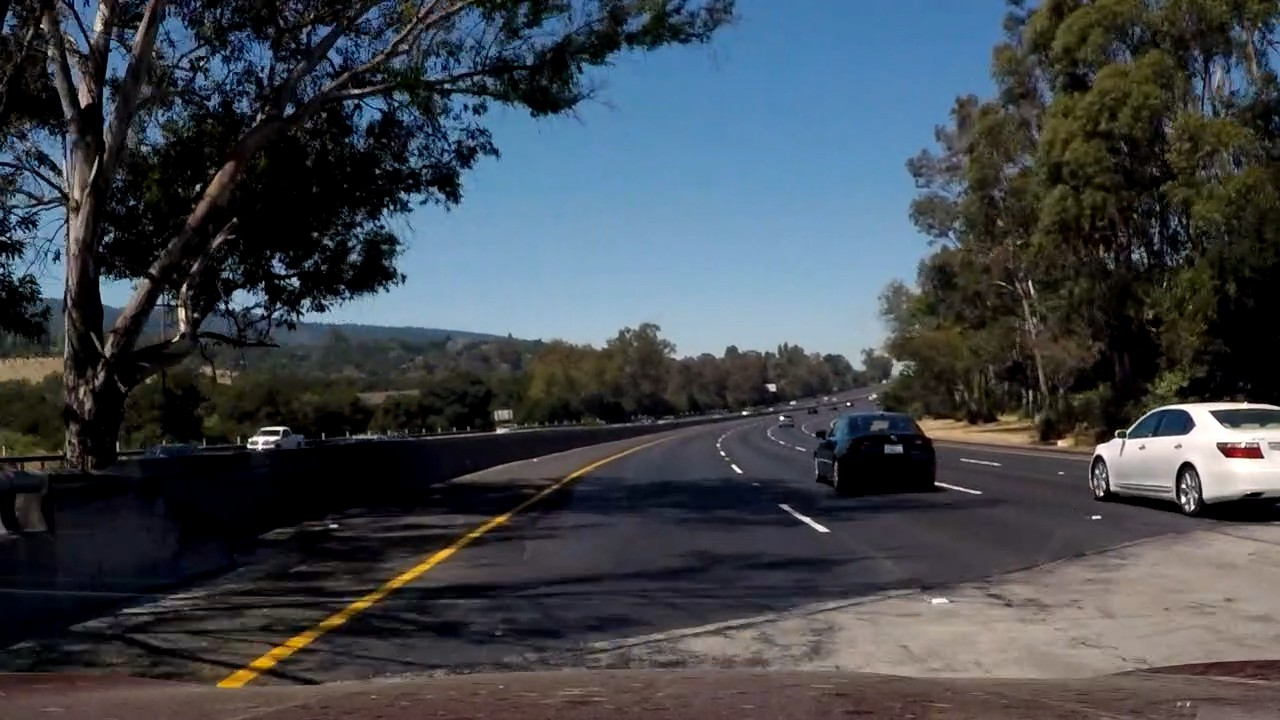
#> input picture test_images/screenshot.jpg, 1280 x 720 px; its folder holds 3 pictures in this run
$ python threshold_binary.py   (older library calls are emulated)
#> lines starting #> are read from the running program, lines starting #| are printed output that depends on the picture; after the words box and inside, x2 and y2 are one past the last pixel; in counts of white or black regions, pixels touching at a corner belong together
### camera_calibrate.py
import numpy as np
import cv2
import glob
import matplotlib.pyplot as plt
import pickle
from helper import showImages, showSidebySide

objpoints = []
imgpoints = []
outimages = []
originalImages = []


# [18 lines left out: function findCorner, not called in this run]

def undistortImages(image, mtx, dist):
    undist = cv2.undistort(image, mtx, dist, None, mtx)
    return undist

# Load calibration images.
# [27 lines that do not run on import are left out]

### threshold_binary.py
import numpy as np
import cv2
import glob
import matplotlib.pyplot as plt
import pickle
from helper import showImages, showSidebySide
from camera_calibrate import undistortImages


# Define a function that thresholds the S-channel of HLS
# Use exclusive lower bound (>) and inclusive upper (<=)
# [77 lines left out: functions sThresh, absSobelThresh, magThresh, dirThresh, combineGradients, combineGradientsOnS, not called in this run]

# function to get yellow line an white line in HSV colorspace
def yellowOnHsv(hsv, thresh_low=np.array([0,80,200]), thresh_high = np.array([40,255,255])):
    binary = np.zeros_like(hsv)
    binary = cv2.inRange(hsv, thresh_low, thresh_high)
    return binary

# function to get yellow line an white line in HSV colorspace
# [71 lines left out: functions whiteOnHsv, combineyellowwhiteOnHsv, combineGradientsAndColor, yellowOnLabAndRgb, whiteOnLuv, combineYellowWhiteOnLabLuv and 1 more, not called in this run]

if __name__ == '__main__':
    # Define show image row and columns
    imageRow = 4
    imageCol = 3
    cameraCalibration = pickle.load( open('./pickled_data/camera_calibration.p', 'rb' ) )
#> (reads pickled_data/camera_calibration.p from the repository)
    mtx, dist = map(cameraCalibration.get, ('mtx', 'dist'))
    # Load test images.
    testImages = list(map(lambda imageFileName: cv2.imread(imageFileName),
                          glob.glob('./test_images/*.jpg')))
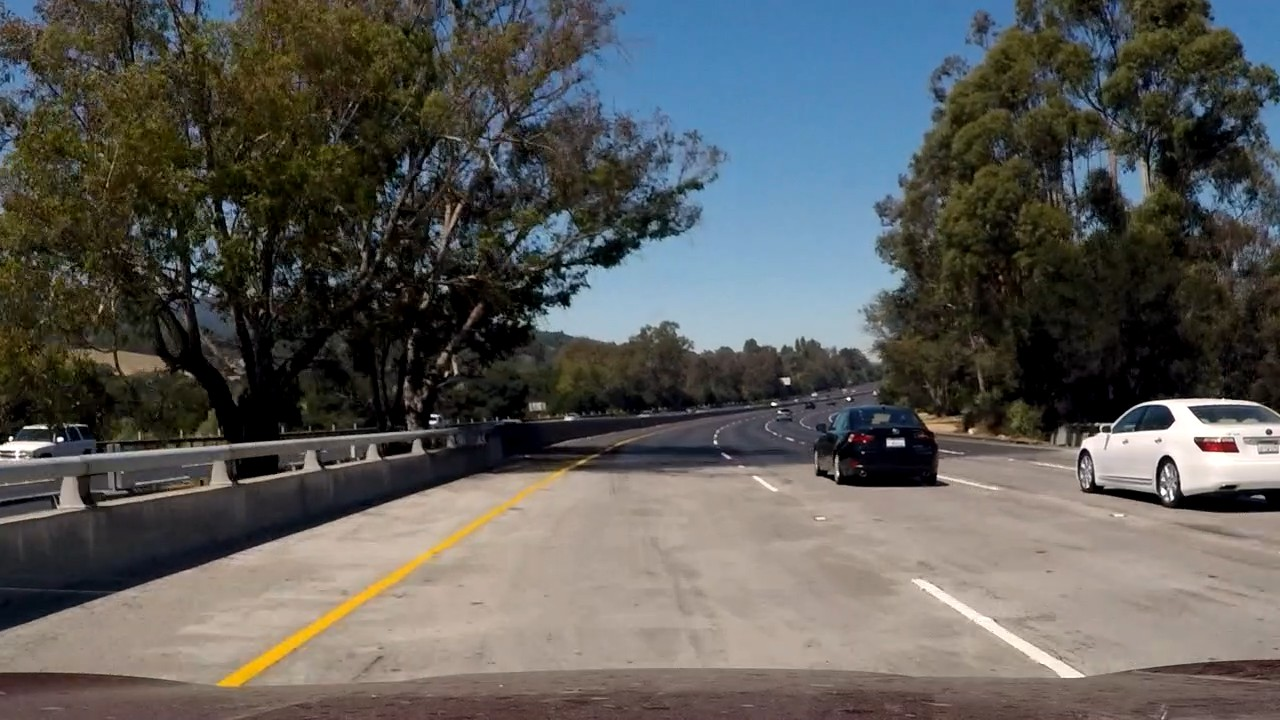
#> input picture test_images/screenshot3.jpg, 1280 x 720 px
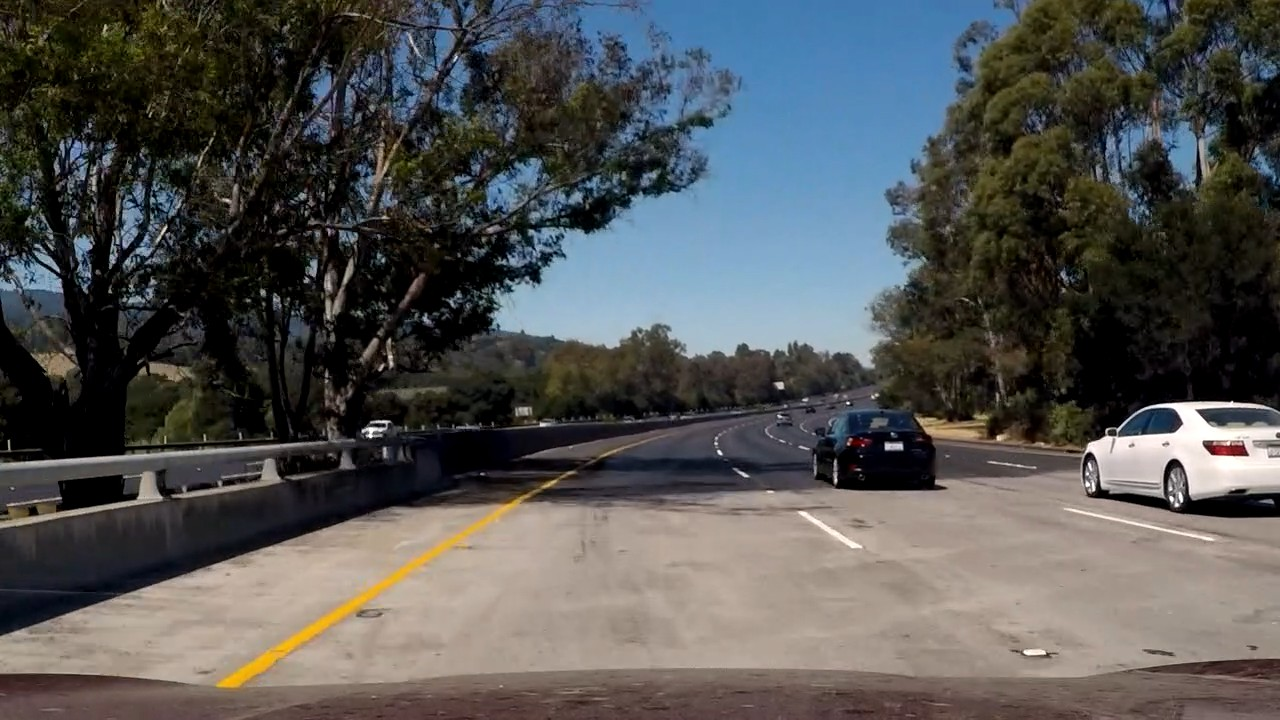
#> input picture test_images/screenshot4.jpg, 1280 x 720 px
#> testImages = 3 items
    testImagesName = glob.glob('./test_images/*.jpg')
    #print("testImages name: ", testImagesName)
    undistImages = list(map(lambda img: undistortImages(img,mtx, dist),testImages))
#> in undistortImages, image is the input picture: shape (720, 1280, 3); mean B, G, R 76, 69.9, 64.2
#> in undistortImages, image is the input picture: shape (720, 1280, 3); mean B, G, R 87.4, 90.3, 90.6
#> in undistortImages (call 3), `undist = cv2.undistort(image, mtx, dist, None, mtx)`:
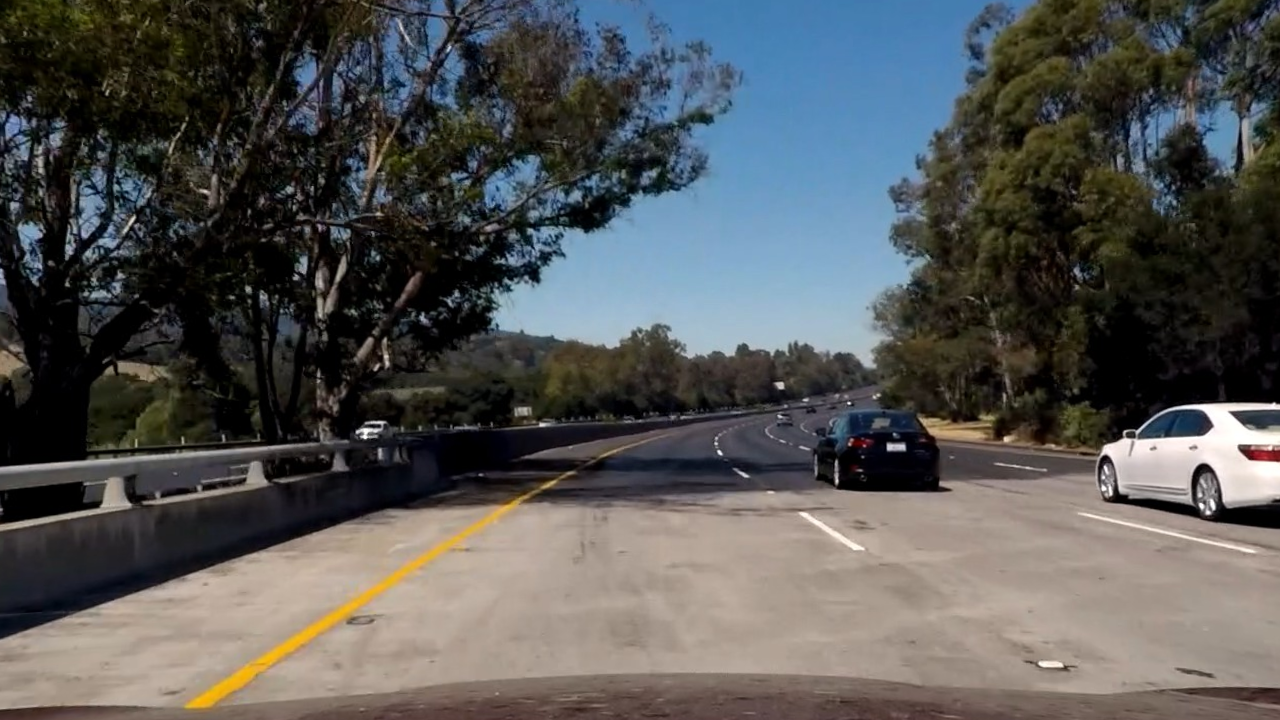
#> undist: shape (720, 1280, 3); mean B, G, R 84.7, 85.5, 84.8
#> in undistortImages, image is the input picture: shape (720, 1280, 3); mean B, G, R 83.2, 83.8, 83.2
#> undistImages = 3 items
    # Convert to HSV color space

    hsv = list(map(lambda img: cv2.cvtColor(img, cv2.COLOR_BGR2HSV),undistImages))
#> hsv = 3 items
    # filter yellow line
    yellowLine = list(map(lambda img: yellowOnHsv(img),hsv))
#> in yellowOnHsv, `binary = cv2.inRange(hsv, thresh_low, thresh_high)`: binary: shape (720, 1280); 0.09% white; 16 white regions (6 under 20 px), largest, box (x1, y1, x2, y2) and area: (393, 552, 450, 584) 264, (231, 672, 253, 682) 133, (187, 701, 215, 707) 121
#> in yellowOnHsv, `binary = cv2.inRange(hsv, thresh_low, thresh_high)`: hsv: shape (720, 1280, 3); mean H, S, V 72.3, 92.5, 83.3
#> in yellowOnHsv (call 2), `binary = np.zeros_like(hsv)`: binary: shape (720, 1280, 3); every value is 0
#> in yellowOnHsv (call 2), `binary = cv2.inRange(hsv, thresh_low, thresh_high)`: binary: shape (720, 1280); 0.55% white; 2 white regions, box (x1, y1, x2, y2) and area: (186, 473, 561, 707) 4998, (932, 425, 949, 428) 25
#> in yellowOnHsv (call 2), `binary = cv2.inRange(hsv, thresh_low, thresh_high)`: hsv: shape (720, 1280, 3); mean H, S, V 45.7, 83.4, 103
#> in yellowOnHsv (call 3), `binary = cv2.inRange(hsv, thresh_low, thresh_high)`:
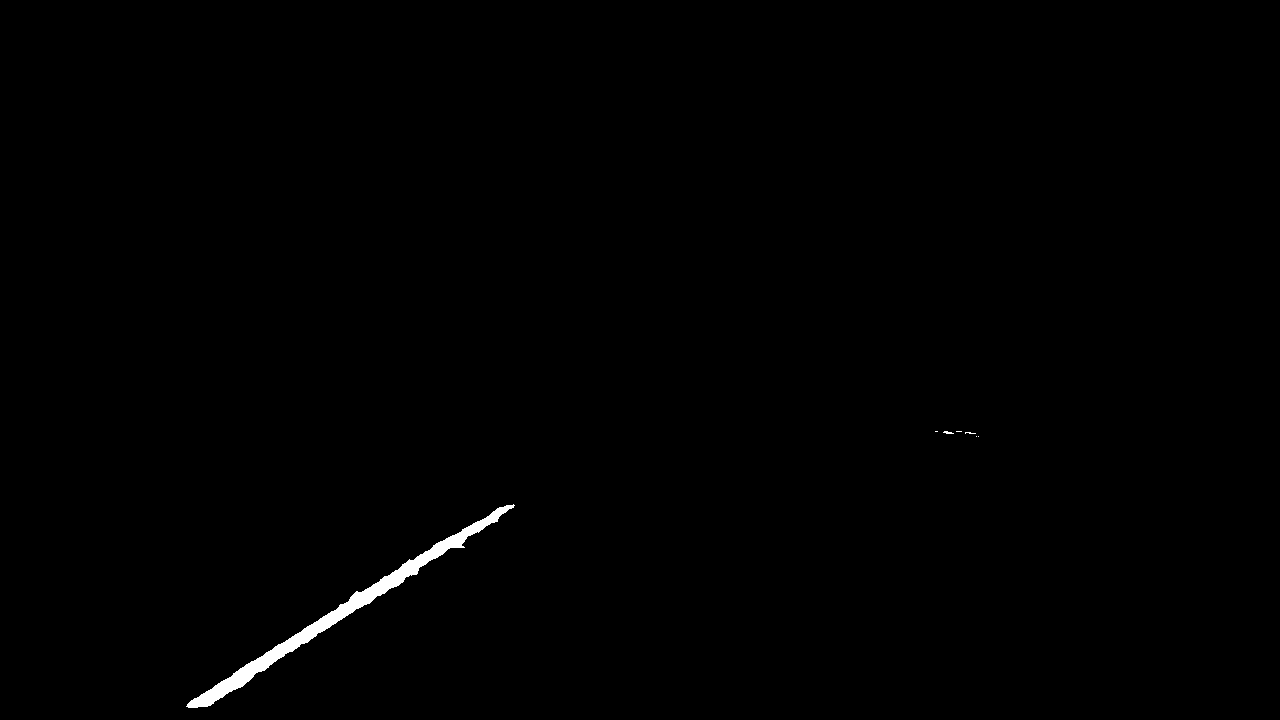
#> binary: shape (720, 1280); 0.51% white; 7 white regions (5 under 20 px), largest, box (x1, y1, x2, y2) and area: (186, 504, 515, 708) 4640, (943, 431, 954, 434) 21
#> in yellowOnHsv (call 3), `binary = cv2.inRange(hsv, thresh_low, thresh_high)`: hsv: shape (720, 1280, 3); mean H, S, V 51.1, 82.9, 97.7
#> yellowLine = 3 items
#> (the run stopped early here; a loop or call above may not have finished)
